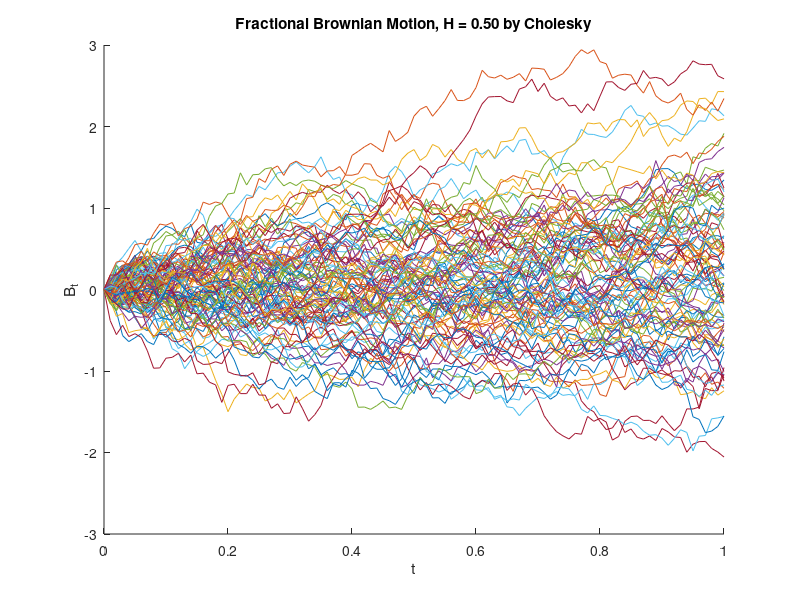
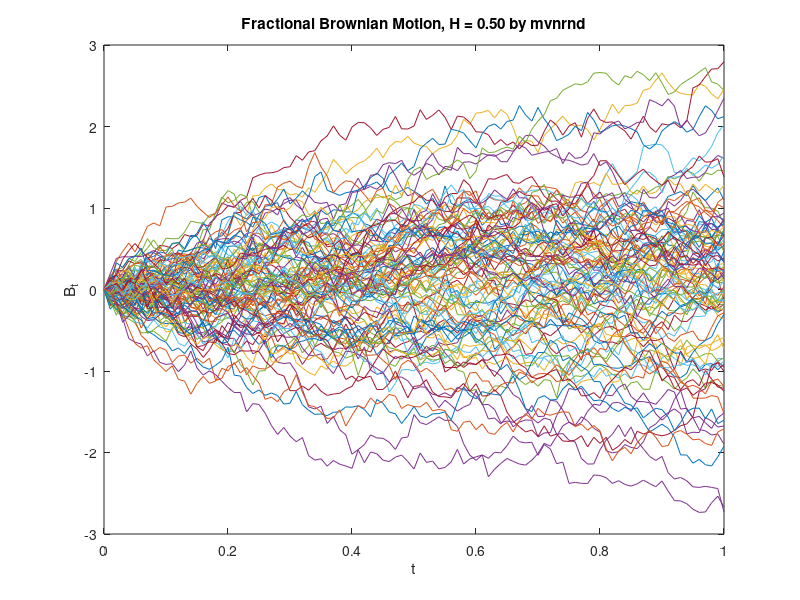
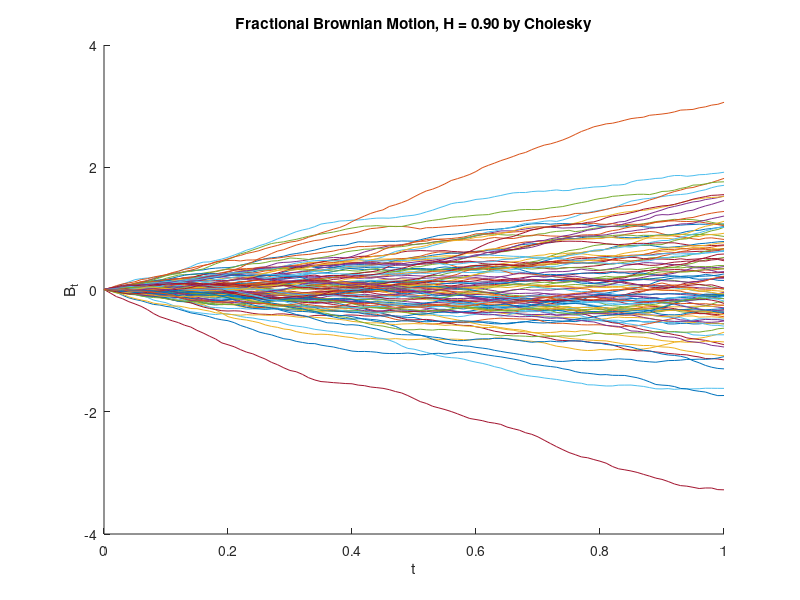
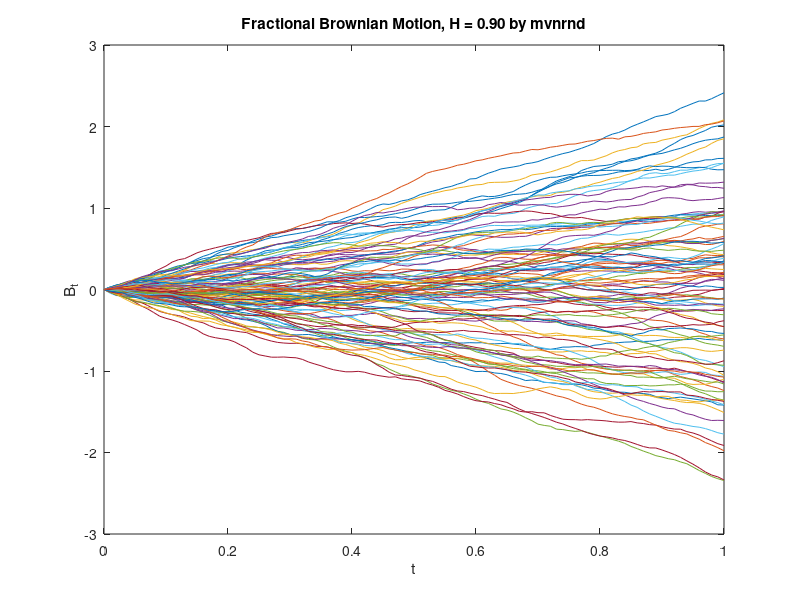

MATLAB code to generate these figures, in order: (Note: this script raises an error after producing the figures.)
clear;
clc;
n = 100;
H = [0.5,0.9];
% n = [50,100,250,500,1000,1250,1500,1750,2000];
% H = [0.1,0.3,0.5,0.7,0.9];
vec_no = n; % no. of random vectors
T = zeros(3,length(H),length(n)); % Time for Three Methods over different H's and n's

%% Covariance Matrix with Max n
cov_total = zeros(max(n)+1,max(n)+1,length(H));
for f = 1:length(H)
    c = (1/(max(n)))*[0.0001,1:(length(cov_total)-1)];
    y = c.';
    cov_total(:,:,f) = bsxfun(@(c,y) 0.5.*(c.^(2*H(f))+y.^(2*H(f))-abs(y-c).^(2*H(f))), c, y);
%     for i=c
%         for j=c
%             cov_total(find(c==i),find(c==j),f)= 0.5*(i^(2*H(f))+j^(2*H(f))-abs(j-i)^(2*H(f)));
%         end
%     end
end

%% Computation for Different n and H
for g = 1:length(n)
    Z = normrnd(0,1,vec_no,n(g));
    
    for f = 1:length(H)
        cov = cov_total(1:n(g)+1,1:n(g)+1,f);
        
        %% Cholesky Method
        tic;        
        M = chol(cov,'lower');
        B_chol = M*[zeros(vec_no,1),Z]';
        T(1,f,g) = toc;

        %% Direct Method for H=0.5
        tic;
        if  H(f) == 0.5
            B_direct = [zeros(vec_no,1),sqrt(n(g)).\cumsum(Z')'];
            T(2,f,g) = toc;
        end

        %% Built in Multivariate Package (mvnrnd)
        tic;
        B_mv = mvnrnd(zeros(1,n(g)+1),cov,vec_no);
        T(3,f,g) = toc;
        
        %% Plots
        figure(2*f-1);
        hold on
        plot((0:n(g))/n(g),B_chol)
        if  H(f) == 0.5 && vec_no == 1
            plot((0:n(g))/n(g),B_direct','--')
            legend('Chol','Direct(0.5)')
        elseif vec_no == 1
            legend('Chol')
        end
        xlabel('t'); ylabel('B_t');
        plot_title = sprintf('Fractional Brownian Motion, H = %.2f by Cholesky', H(f));
        title(plot_title)
        hold off;

        figure(2*f);
        plot((0:n(g))/n(g),B_mv);
        xlabel('t'); ylabel('B_t');
        plot_title = sprintf('Fractional Brownian Motion, H = %.2f by mvnrnd', H(f));
        title(plot_title)
        
    end
end

%% Plot times
%%
legends = {'Cholesky','Direct(H=0.5)','MV\_Package'};
figure(2*f+1);
plot(H,(reshape(T(:,:,1),[3,f])'),'o') % Time vs H
xlabel('H'); ylabel('Time');
legend(legends)

%%
slope = zeros(1,length(H));
interc = zeros(1,length(H));
start = 4;
for H_no=1:length(H)
%     H_no = 5;
    method_no = 1;    
    method = string(legends{method_no});
    
    P = polyfit(log(n(start:end)),log(reshape(T(method_no,H_no,start:end),[g-(start-1),1]))',1);
    slope(H_no) = P(1);
    interc(H_no) = P(2);
    yfit = P(1)*(log(n(start:end)))+P(2);
    yfit2 = 3*(log(n(start:end)))-(3*log(n(start))-yfit(1));
    
%     figure(2*H_no-1);
%     plot(n,smooth(reshape(T(method_no,H_no,:),[g,1])),'b-*')
%     xlabel('n'); ylabel('Time');    
%     plot_title = sprintf('Time Required for Method: %s with H: %.1f n: %d-%d', method, H(H_no), 50, n(g));
%     title(plot_title)
%     
%     figure(2*H_no);
%     scatter(log(n),log(reshape(T(method_no,H_no,:),[g,1])),'*')
%     hold on;
%     plot(log(n(start:end)),yfit,'r-.')
%     plot(log(n(start:end)),yfit2,'g-.')
%     xlabel('Log(n)'); ylabel('Log(Time)');
%     plot_title = sprintf('Time Required for Method: %s with H: %.1f n: %d-%d', method, H(H_no), 50, n(g));
%     legend('Actual Time Points','Trend Line','Line, Slope = 3')
%     title(plot_title)
end
slope_H = [H;slope]